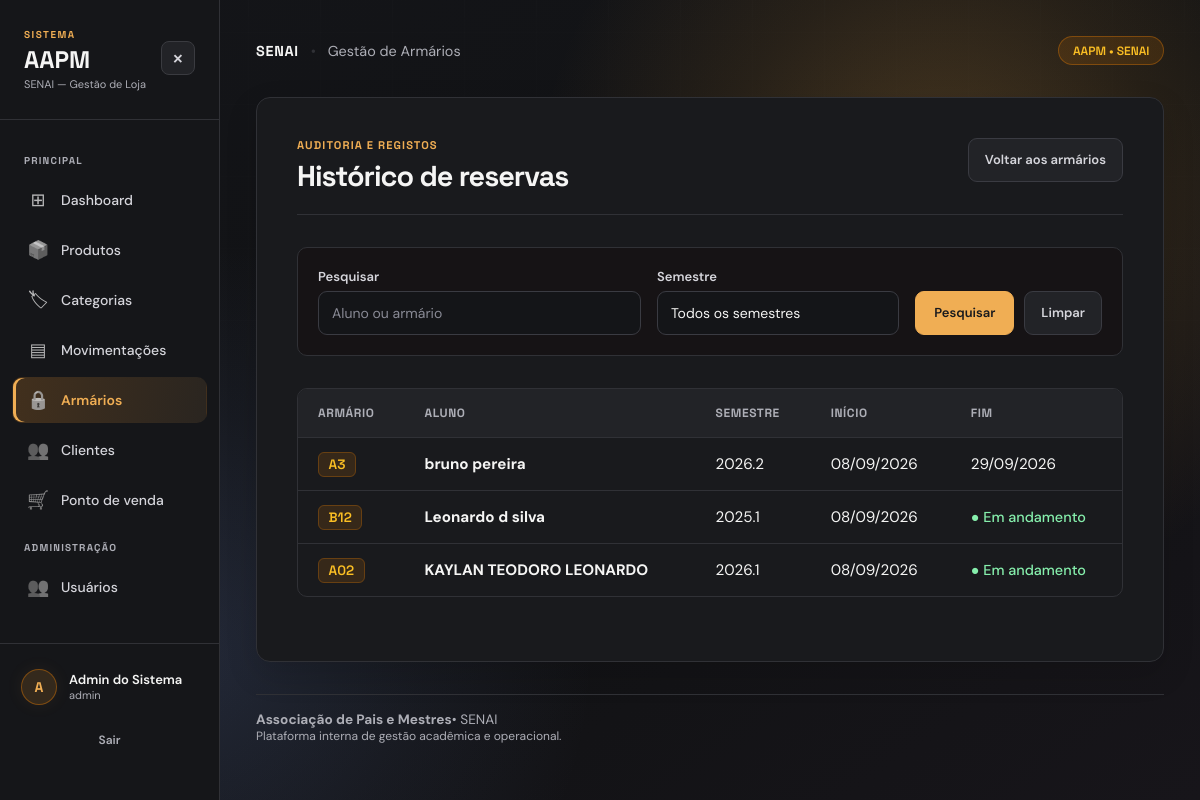
The app's page /armarios/historico (signed in) with its own data.
### app/models/armario.py (models this page shows, shortened)
class ReservaArmario(Base):
    __tablename__ = "reservas_armarios"
    id = Column(Integer, primary_key=True, index=True)
    armario_id = Column(Integer, ForeignKey("armarios.id", ondelete="CASCADE"), nullable=False)
    locatario_nome = Column(String(150), nullable=False)
    semestre = Column(String(10), nullable=False)
    observacao = Column(String(255), nullable=True)
    iniciado_em = Column(DateTime, server_default=func.now(), nullable=False)
    encerrado_em = Column(DateTime, nullable=True)
    armario = relationship("Armario", backref="reservas")

class Armario(Base):
    __tablename__ = "armarios"
    id     = Column(Integer, primary_key=True, index=True)
    numero = Column(String(20), nullable=False, unique=True)
    localizacao = Column(String(100), nullable=True)
    status = Column(
        Enum(StatusArmario),
        nullable=False,
        default=StatusArmario.DISPONIVEL
    )
    locatario_nome = Column(String(150), nullable=True)
    semestre = Column(String(10), nullable=True)
    observacao = Column(String(255), nullable=True)
    ativo = Column(Boolean, default=True)
    alugado_em     = Column(DateTime, nullable=True)
    criado_em      = Column(DateTime, server_default=func.now())
    atualizado_em  = Column(DateTime, server_default=func.now(), onupdate=func.now())

### app/controllers/armario_controller.py (the view)
@router.get("/historico")
def listar_historico_reservas(request: Request, busca: str = "", semestre: str = "", pagina: int = 1, db: Session = Depends(get_db), usuario=Depends(get_usuario_logado)):
    query = db.query(ReservaArmario).join(Armario)
    if busca:
        termo = f"%{busca}%"
        query = query.filter((ReservaArmario.locatario_nome.ilike(termo)) | (Armario.numero.ilike(termo)))
    if semestre:
        query = query.filter(ReservaArmario.semestre == semestre)
    total_registros, por_pagina = query.count(), 10
    total_paginas = max(math.ceil(total_registros / por_pagina), 1)
    pagina = min(max(pagina, 1), total_paginas)
    reservas = query.order_by(ReservaArmario.iniciado_em.desc()).offset((pagina - 1) * por_pagina).limit(por_pagina).all()
    semestres = [item[0] for item in db.query(ReservaArmario.semestre).distinct().order_by(ReservaArmario.semestre).all()]
    return templates.TemplateResponse(request, "armarios/historico_geral.html", {"request": request, "usuario": usuario, "reservas": reservas, "busca": busca, "semestre": semestre, "semestres": semestres, "pagina": pagina, "total_paginas": total_paginas, "total_registros": total_registros})

### app/templates/armarios/historico_geral.html (shortened to what this page needs)
<!DOCTYPE html>
<html lang="pt-br">
<head>
    <link rel="stylesheet" href="/static/css/armarios/historico_geral.css">
    <link rel="stylesheet" href="/static/css/admin.css">
    <link rel="stylesheet" href="/static/css/typography.css">
    <link rel="stylesheet" href="/static/css/background.css">
    <link rel="stylesheet" href="/static/css/visual-effects.css?v=20261109-mouse">
</head>
<body class="admin-page">
    <div class="layout">
        {% include "_sidebar.html" %}
        <div class="admin-main">
    <div class="page-wrapper">
        <header class="site-header">
            <div class="nav-brand">
                <strong>SENAI</strong>
                <span class="divider">•</span>
                <span>Gestão de Armários</span>
            </div>
            <span class="brand-badge">AAPM • SENAI</span>
        </header>
        <main class="content-container">
            <div class="history-card">
                <div class="card-header-main">
                    <div>
                        <span class="card-kicker">AUDITORIA E REGISTOS</span>
                        <h1>Histórico de reservas</h1>
                    </div>
                    <a href="/armarios" class="btn-secondary">Voltar aos armários</a>
                </div>
                <form method="get" class="search-filter-form">
                    <div class="input-field-group search-group">
                        <label for="busca">Pesquisar</label>
                        <input type="search" id="busca" name="busca" value="{{ busca }}" placeholder="Aluno ou armário">
                    </div>
                    <div class="input-field-group select-group">
                        <label for="semestre">Semestre</label>
                        <select id="semestre" name="semestre">
                            <option value="">Todos os semestres</option>
                        </select>
                    </div>
                    <div class="filter-actions">
                        <button type="submit" class="btn-primary">Pesquisar</button>
                        <a href="/armarios/historico" class="btn-outline">Limpar</a>
                    </div>
                </form>
                <div class="table-responsive">
                    <table class="data-table">
                        <thead>
                            <tr>
                                <th>Armário</th>
                                <th>Aluno</th>
                                <th>Semestre</th>
                                <th>Início</th>
                                <th>Fim</th>
                            </tr>
                        </thead>
                        <tbody>
                            {% for reserva in reservas %}
                            <tr>
                                <td><span class="badge-armario">{{ reserva.armario.numero }}</span></td>
                                <td><strong>{{ reserva.locatario_nome }}</strong></td>
                                <td>{{ reserva.semestre }}</td>
                                <td>{{ reserva.iniciado_em.strftime('%d/%m/%Y') }}</td>
                                <td>
                                    {% if reserva.encerrado_em %}
                                    {{ reserva.encerrado_em.strftime('%d/%m/%Y') }}
                                    {% else %}
                                    <span class="status-active">● Em andamento</span>
                                    {% endif %}
                                </td>
                            </tr>
                            {% else %}
                            <tr>
                                <td colspan="5" class="empty-row">Nenhuma reserva encontrada.</td>
                            </tr>
                            {% endfor %}
                        </tbody>
                    </table>
                </div>
            </div>
        </main>
        <footer class="site-footer">
            <div class="footer-info">
                <p><strong>Associação de Pais e Mestres</strong>• SENAI</p>
                <p class="footer-sub">Plataforma interna de gestão acadêmica e operacional.</p>
            </div>
        </footer>
    </div>
        </div>
    </div>
</body>
</html>

### app/static/css/typography.css (style rules this page uses)
a:any-link, a:any-link:hover, a:any-link:focus, a:any-link:active, u, ins { text-decoration: none !important; }

### app/static/css/background.css (style rules this page uses)
@media screen { html { background-color: #111214; } }
@media screen { html body, html body.admin-page { background-color: #111214; background-image: radial-gradient(ellipse at 8% 8%, rgba(240, 174, 84, .13) 0%, transparent 42%), radial-gradient(ellipse at 92% 68%, rgba(175, 116, 53, .09) 0%, transparent 42%), radial-gradient(ellipse at 64% 0%, rgba(106, 127, 157, .065) 0%, transparent 45%), radial-gradient(circle, rgba(222, 207, 184, .08) .7px, transparent 1px); background-size: 100% 100%, 100% 100%, 100% 100%, 26px 26px; background-position: center; background-repeat: no-repeat, no-repeat, no-repeat, repeat; background-attachment: fixed; } }
@media screen { html body::before { content: none; } }

### app/static/css/visual-effects.css (style rules this page uses)
body.admin-page { background-image: radial-gradient(ellipse at 85% 0%, rgba(240,174,84,.065), transparent 48%); background-attachment: fixed; }
.admin-page, .welcome-page, .auth-page { accent-color: #f0ae54; }
.admin-page tbody tr { transition: background-color .18s; }
body.has-ambient-background { isolation: isolate; background-color: #111214; }
body.has-ambient-background::before { display: none; }

### records on screen
ReservaArmario: armario.numero "A3", locatario_nome "bruno pereira", semestre "2026.2", iniciado_em "08/09/2026", encerrado_em "29/09/2026"
ReservaArmario: armario.numero "B12", locatario_nome "Leonardo d silva", semestre "2025.1", iniciado_em "08/09/2026", shows "● Em andamento"
ReservaArmario: armario.numero "A02", locatario_nome "KAYLAN TEODORO LEONARDO", semestre "2026.1", iniciado_em "08/09/2026", shows "● Em andamento"

### other values on screen
{{ emoji }} "⊞" "📦" "🏷" "▤" "🔒" "👥" "🛒"
{{ label }} "Dashboard" "Produtos" "Categorias" "Movimentações" "Armários" "Clientes" "Ponto de venda"
{{ (usuario.nome or 'U')[0].upper() }} "A"
{{ usuario.nome }} "Admin do Sistema"
{{ usuario.role }} "admin"
